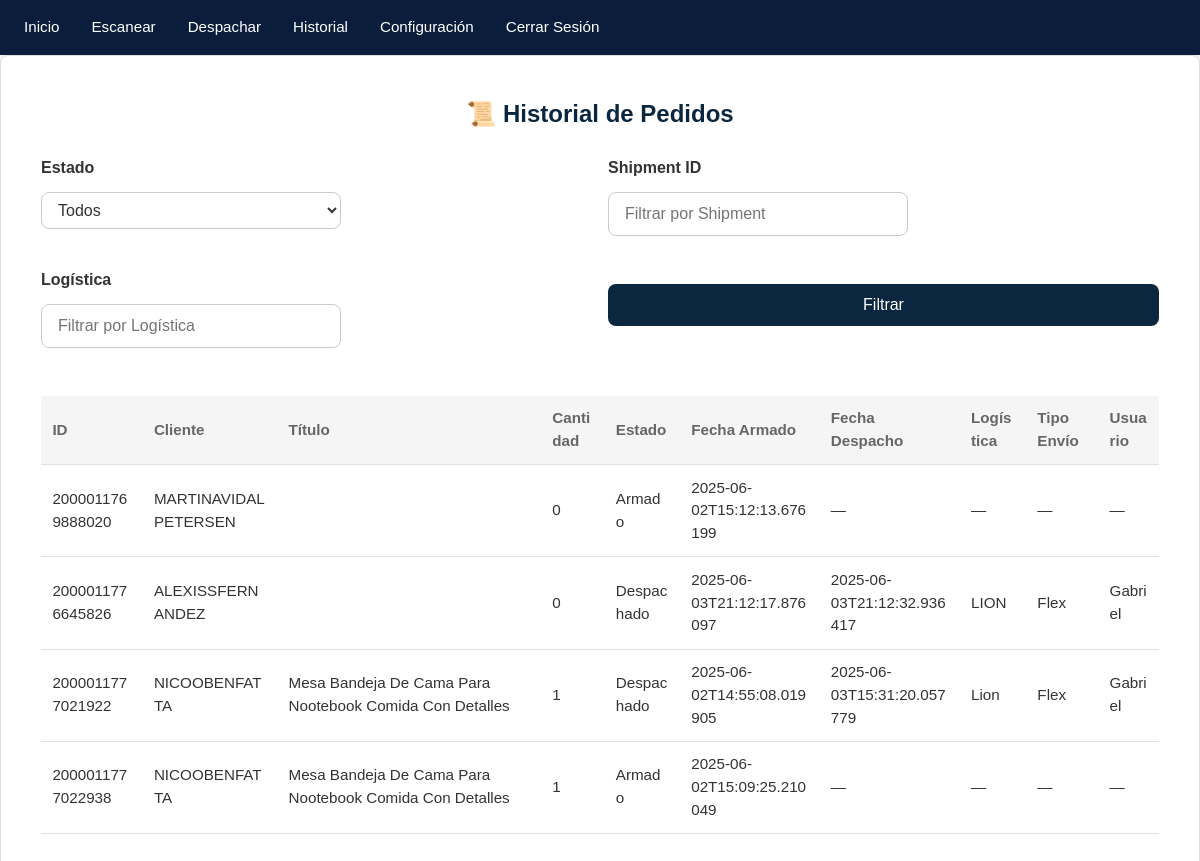
The app's page /historial (signed in) with its own data.
### tables this page shows
CREATE TABLE "pedidos" (
	"order_id"	INTEGER,
	"cliente"	TEXT,
	"titulo"	TEXT,
	"cantidad"	INTEGER,
	"estado"	TEXT DEFAULT 'pendiente',
	"fecha_armado"	TEXT,
	"fecha_despacho"	TEXT,
	"logistica"	TEXT,
	"shipment_id"	INTEGER,
	"tipo_envio"	TEXT,
	"usuario"	NUMERIC,
	PRIMARY KEY("order_id")
);

### main.py (the view)
@app.get("/historial", response_class=HTMLResponse)
async def historial_get(
    request: Request,
    current_user: dict = Depends(get_current_user),
    estado: str | None = Query(None),
    shipment_id: str | None = Query(None),
    logistica: str | None = Query(None),
):
    usuario = current_user["username"]
    todos = get_all_pedidos()
    filtrados = []
    for p in todos:
        if estado and estado != "Todos":
            if p["estado"] != estado.lower():
                continue
        if shipment_id:
            if shipment_id not in (p["shipment_id"] or ""):
                continue
        if logistica:
            if logistica != (p["logistica"] or ""):
                continue
        filtrados.append(p)
    return templates.TemplateResponse(
        "historial.html",
        {
            "request":          request,
            "usuario":          usuario,
            "pedidos":          filtrados,
            "filtro_estado":    estado or "Todos",
            "filtro_shipment":  shipment_id or "",
            "filtro_logistica": logistica or "",
        },
    )

### templates/historial.html (shortened to what this page needs)
{% extends "base.html" %}
{% block content %}
   <div class="card mb-4">
    <div class="card-body">
      <h2 class="card-title">📜 Historial de Pedidos</h2>
      <form method="get" class="form-filters mb-4">
        <div class="filter">
          <label for="estado">Estado</label>
          <select id="estado" name="estado" class="select-input">
            <option value="Todos"    {% if filtro_estado=="Todos" %}selected{% endif %}>Todos</option>
          </select>
        </div>
        <div class="filter">
          <label for="shipment_id">Shipment ID</label>
          <input
            type="text"
            id="shipment_id"
            name="shipment_id"
            class="text-input"
            placeholder="Filtrar por Shipment"
            value="{{ filtro_shipment }}"
          />
        </div>
        <div class="filter">
          <label for="logistica">Logística</label>
          <input
            type="text"
            id="logistica"
            name="logistica"
            class="text-input"
            placeholder="Filtrar por Logística"
            value="{{ filtro_logistica }}"
          />
        </div>
        <div class="filter filter--button">
          <button type="submit" class="btn btn-primary">Filtrar</button>
        </div>
      </form>
      <div class="table-responsive">
        <table class="history-table">
          <thead>
            <tr>
              <th>ID</th>
              <th>Cliente</th>
              <th>Título</th>
              <th>Cantidad</th>
              <th>Estado</th>
              <th>Fecha Armado</th>
              <th>Fecha Despacho</th>
              <th>Logística</th>
              <th>Tipo Envío</th>
              <th>Usuario</th>
            </tr>
          </thead>
          <tbody>
            {% if pedidos %}
              {% for p in pedidos %}
                <tr>
                  <td>{{ p.order_id }}</td>
                  <td>{{ p.cliente }}</td>
                  <td>{{ p.titulo }}</td>
                  <td>{{ p.cantidad }}</td>
                  <td>{{ p.estado|capitalize }}</td>
                  <td>{{ p.fecha_armado or "—" }}</td>
                  <td>{{ p.fecha_despacho or "—" }}</td>
                  <td>{{ p.logistica or "—" }}</td>
                  <td>{{ p.tipo_envio or "—" }}</td>
                  <td>{{ p.usuario or "—" }}</td>
                </tr>
              {% endfor %}
            {% else %}
              <tr>
                <td colspan="10" class="no-results">No hay pedidos que mostrar.</td>
              </tr>
            {% endif %}
          </tbody>
        </table>
      </div>
    </div>
  </div>
{% endblock %}

### templates/base.html (shortened to what this page needs)
<!DOCTYPE html>
<html lang="es">
<head>
  <link rel="stylesheet" href="/static/styles.css" />
</head>
<body>
  <header>
    <nav>
      <a href="/">Inicio</a>
      <a href="/escanear">Escanear</a>
      <a href="/despachar">Despachar</a>
      <a href="/historial">Historial</a>
      <a href="/configuracion">Configuración</a>
      {% if usuario %}
        <a href="/logout">Cerrar Sesión</a>
      {% else %}
        <a href="/login">Iniciar Sesión</a>
        <a href="/register">Registrarse</a>
      {% endif %}
    </nav>
  </header>
  <section>
    {% block content %}{% endblock %}
  </section>
</body>
</html>

### records on screen
pedidos: order_id "2000011769888020", cliente "MARTINAVIDALPETERSEN", cantidad "0", estado "Armado", fecha_armado "2025-06-02T15:12:13.676199", fecha_despacho "—", logistica "—", tipo_envio "—", usuario "—"
pedidos: order_id "2000011776645826", cliente "ALEXISSFERNANDEZ", cantidad "0", estado "Despachado", fecha_armado "2025-06-03T21:12:17.876097", fecha_despacho "2025-06-03T21:12:32.936417", logistica "LION", tipo_envio "Flex", usuario "Gabriel"
pedidos: order_id "2000011777021922", cliente "NICOOBENFATTA", titulo "Mesa Bandeja De Cama Para Nootebook Comida Con Detalles", cantidad "1", estado "Despachado", fecha_armado "2025-06-02T14:55:08.019905", fecha_despacho "2025-06-03T15:31:20.057779", logistica "Lion", tipo_envio "Flex", usuario "Gabriel"
pedidos: order_id "2000011777022938", cliente "NICOOBENFATTA", titulo "Mesa Bandeja De Cama Para Nootebook Comida Con Detalles", cantidad "1", estado "Armado", fecha_armado "2025-06-02T15:09:25.210049", fecha_despacho "—", logistica "—", tipo_envio "—", usuario "—"
